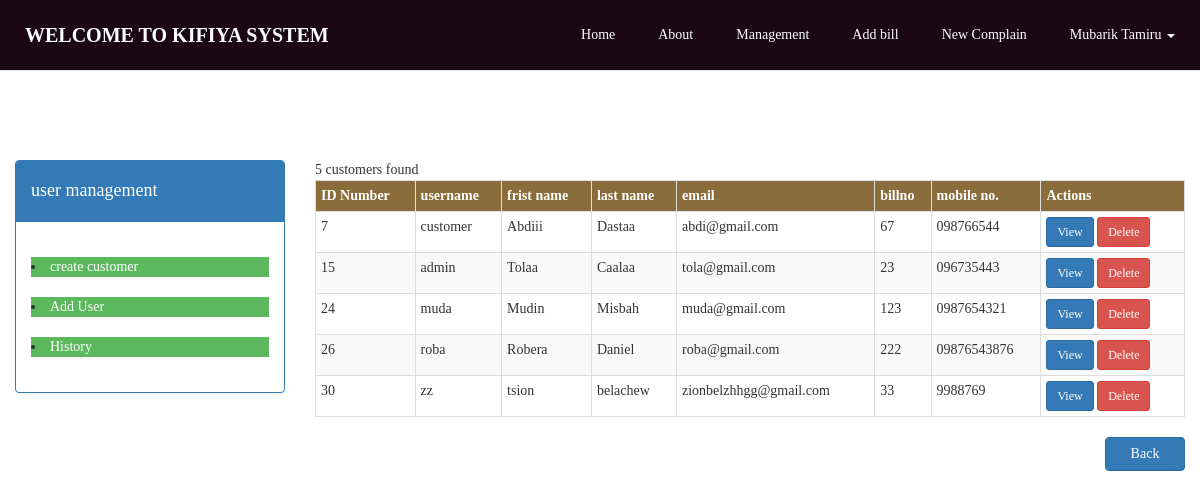
The app's page /app/user-management.php (signed in) with its own data.
### tables this page shows
CREATE TABLE `users` (
  `Id` int(11) NOT NULL,
  `Username` varchar(255) NOT NULL,
  `fname` varchar(255) NOT NULL,
  `lname` varchar(255) NOT NULL,
  `password` varchar(255) NOT NULL,
  `email` varchar(255) NOT NULL,
  `phone` varchar(255) NOT NULL,
  `billno` int(255) NOT NULL,
  `houseno` int(255) NOT NULL,
  `bankacc` int(255) NOT NULL,
  `address` varchar(255) NOT NULL,
  `role` varchar(255) NOT NULL
);

### app/user-management.php (the view, shortened to what this page needs)
<?php
include "config.php";
if(isset($_SESSION['user_id']))
{
    ?>
    <!DOCTYPE html>
    <html lang="en" dir="ltr">
    <head>
        <link rel="stylesheet" href="/books/bootstrap/Bootstrap/css/bootstrap.min.css">
        <link rel="stylesheet" href="/books/bootstrap/css/style.css">
    </head>
    <?php
    include("layouts/top-menu.php");
    ?>
    <div class="container-fluid">
    <br/><br/><br/><br/><br/><br/><br/><br/>
        <div class="row">
            <div class="col-md-3">
                <div class="panel panel-primary">
                    <div class="panel-heading">
                        <h4>user management</h4>
                    </div>
               <div class="panel-body">
                   <br>
                       <li style="background-color: #5cb85c"><a href="register.php">create customer</a> </li></br>
                   <li style="background-color: #5cb85c"><a href="userinfo.php">Add User</a></li></br>
                   <li style="background-color: #5cb85c" ><a href="viewpay.php">History</a> </li></br>
               </div>
                </div>
            </div>
            <div class="col-md-9">
                <?php
                $users="select * from users WHERE role='customer'";
                $users=mysqli_query($conn,$users);
                $records=mysqli_num_rows($users);
                echo $records."  ". "customers found";
                ?>
                <table  class="table table-bordered table-striped table-condensed table-responsive">
                    <tr>
                        <th style="background-color: #8a6d3b;color: white">ID Number</th>
                        <th style="background-color: #8a6d3b;color: white">username</th>
                        <th style="background-color: #8a6d3b;color: white">frist name</th>
                        <th style="background-color: #8a6d3b;color: white">last name</th>
                        <th style="background-color: #8a6d3b;color: white">email</th>
                        <th style="background-color: #8a6d3b;color: white">billno</th>
                        <th style="background-color: #8a6d3b;color: white">mobile no.</th>
                        <th style="background-color: #8a6d3b;color: white">Actions</th>
                    </tr>
                <?php
                while ($user=mysqli_fetch_array($users)){
?>
                    <tr>
                        <td> <?php echo $user['Id']?></td>
                        <td> <?php echo $user['Username']?></td>
                        <td> <?php echo $user['fname']?></td>
                        <td> <?php echo $user['lname']?></td>
                        <td> <?php echo $user['email']?></td>
                        <td> <?php echo $user['billno']?></td>
                        <td> <?php echo $user['phone']?></td>
                         <?php $id=$user['Id'];?>
                        <td>
                            <a href='userdetail.php?idnumber=<?php echo $id;?> '  class='btn btn-primary btn-sm'>View</a>
                            <a href='#'  onclick='deleteUser(<?php echo $id;?>)' class="btn btn-danger btn-sm">Delete</a
                        </td>
                    </tr>
                <?php
                }
                ?>
                </table>
            </div>
        </div>
        <a  class="btn btn-primary" style="float: right;width: 80px;"  href="index.php">Back</a>
    </div>
    </html>
<?php
}
else{
    header("Location:http://localhost/books/app/login.php");
}
?>

### app/layouts/top-menu.php (shortened to what this page needs)
<?php include 'config.php';?>
<nav class="navbar navbar-custom navbar-nav navbar-default navbar-fixed-top">
    <div class="container-fluid">
        <div class="row">
            <div class="col-md-4">
        <div class="navbar-header">
            <a class="navbar-brand" href="#"><b><span class="text-primary" style="color: white">WELCOME TO KIFIYA SYSTEM</span> </b> </a>
        </div>
            </div>
        <div class="col-md-8">
        <div class="collapse navbar-collapse" id="robust">
            <ul class="nav navbar-nav navbar-right"  >
                <li><a href="index.php" >Home</a></li>
                <li><a href="about.php" >About</a></li>
                <?php
                    if(isset($_SESSION['user_id']))
                    {
                       if ($_SESSION['role']=='admin')
                             {
                ?>
                <?php
                        $v=$_SESSION['user_id'];
                        $users=mysqli_query($conn,"select * from users where Id='$v'");
                        $user=mysqli_fetch_array($users);
                        $id=$user['Id'];
                ?>
                        <li><a href="user-management.php" >Management</a></li>
                        <li><a href="addbill.php" >Add bill</a></li>
                        <li><a href="viewcomplain.php?idnumber=<?php echo $id;?>" >New Complain</a></li>
                <?php
                    }
                       ?>
                    <li class="dropdown">
                        <a href="#" class="dropdown-toggle"  data-toggle="dropdown" role="button" aria-haspopup="true" aria-expanded="false">
                            <?php
                            echo $_SESSION['fname'] . " " . $_SESSION['lname'];
                            ?>
                            <span class="caret"></span>
                        </a>
                    </li>
                    <?php
                }
                else{
                    ?>
                <?php
                }
                    ?>
            </ul>
        </div>
    </div>
    </div>
</nav>

### records on screen
users: Id "7", Username "customer", fname "Abdiii", lname "Dastaa", email "abdi@gmail.com", billno "67", phone "098766544"
users: Id "15", Username "admin", fname "Tolaa", lname "Caalaa", email "tola@gmail.com", billno "23", phone "096735443"
users: Id "24", Username "muda", fname "Mudin", lname "Misbah", email "muda@gmail.com", billno "123", phone "0987654321"
users: Id "26", Username "roba", fname "Robera", lname "Daniel", email "roba@gmail.com", billno "222", phone "09876543876"
users: Id "30", Username "zz", fname "tsion", lname "belachew", email "zionbelzhhgg@gmail.com", billno "33", phone "9988769"

### other values on screen
$_SESSION['fname'] "Mubarik"
$_SESSION['lname'] "Tamiru"
$records "5"
